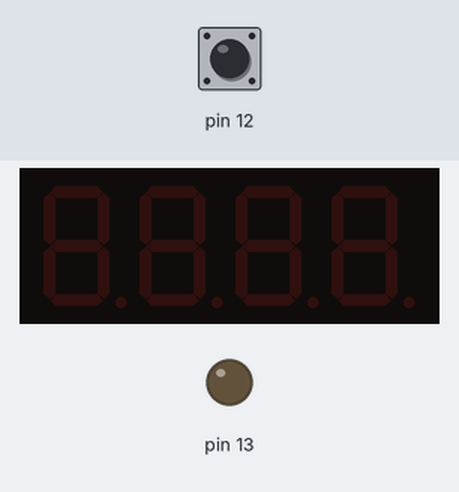
A sketch run on a simulated Arduino Uno, built with avr-gcc and run on an emulated ATmega328P. Shown: 4-digit seven-segment display, output pins drawn as LEDs (lit = HIGH). Wiring (inferred from the names in the program): 4-digit 7-segment display, segments lit when LOW: segments pin 2, pin 3, pin 4, pin 5, pin 6, pin 7, pin 8; digit selects A0, A1, A3, A4. The inputs (shaded band) are chosen by the test bench; at power-on: pin 12 LOW. The segment pins are drawn as the display they are named for; pins used as bus, display or sensor lines are not drawn; what the sketch prints to the serial monitor is not drawn.

Above: at 1.2 s.
1.3 s: pin 12 driven HIGH
At 1.9 s:
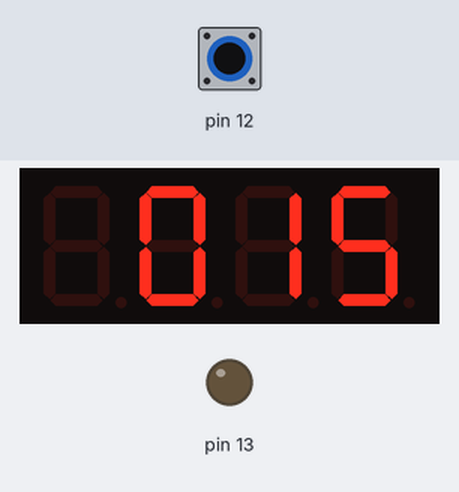
4.3 s: pin 12 driven LOW
At 5.7 s:
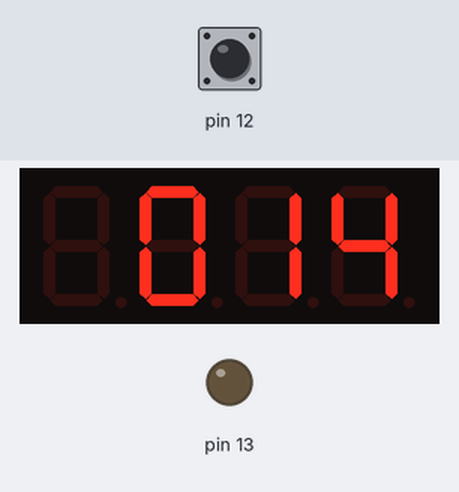
7.3 s: pin 12 driven HIGH
At 8.4 s:
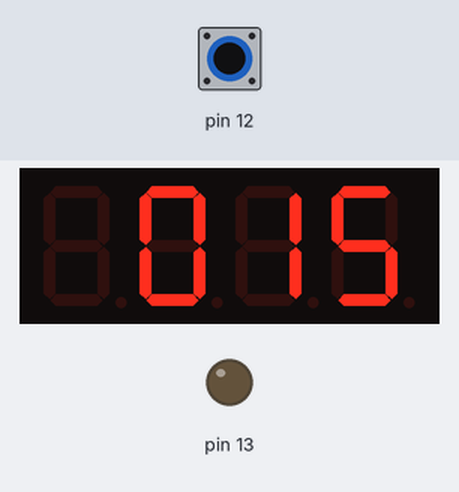
Timing chart, 0 to 8.0 s (numbered marks = the images above; inputs shaded):
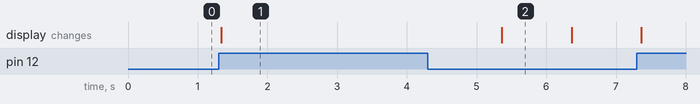

Measured:
- after the input at 1.3 s, the display: changes at once (image 1)
- after the input at 4.3 s, the display: changes after 1.1 s (image 2)
- what the display in image 2 shows lasts 1.0 s, from 5.4 s to 6.4 s

The sketch:

12__1.ino
```cpp
int melody[] = {392,392,440,440,392,392,330,392,392,330,330,294,392,392,440,440,392,392,330,392,330,294,330,262};
int segmentPin[] = {2,3,4,5,6,7,8};
int digitPin[4]= {A0, A1,A3,A4};

int digit[10][7]= {
  {0,0,0,0,0,0,1},
  {1,0,0,1,1,1,1},
  {0,0,1,0,0,1,0},
  {0,0,0,0,1,1,0},
  {1,0,0,1,1,0,0},
  {0,1,0,0,1,0,0},
  {0,1,0,0,0,0,0},
  {0,0,0,1,1,1,1},
  {0,0,0,0,0,0,0},
  {0,0,0,0,1,0,0}
  };

int timerOn = 0;
int readTime = 0;
int time_set = 15;
int time;
int minute = 0;
int second = 0;

int d1 = 0;
int d2 = 0;
int d3 = 0;
int d4 = 0;

extern volatile unsigned long timer0_millis;

int startTime = 0;

void setup()
{
  for(int i=0; i<7; i++) {
    pinMode(segmentPin[i], OUTPUT);
  }
  pinMode(digitPin[0], OUTPUT);
  pinMode(digitPin[1], OUTPUT);
  pinMode(digitPin[2], OUTPUT);
  pinMode(digitPin[3], OUTPUT);

  pinMode(13,OUTPUT);
  pinMode(12,INPUT);
  Serial.begin(9600);
}

void loop()
{
  if(digitalRead(12)==HIGH)
  {
    if(timerOn==0)
    {
      timerOn = 1;
      startTime = millis();
    }
    else
    {
      timerOn = 0;
    }
  }
  Serial.println(timerOn);

  if(timerOn == 1){
    readTime = (millis() - startTime) / 1000;
    time = time_set - (readTime);
    minute = time / 60;
    second = time % 60;

    d1 = minute % 10;
	  d2 = (minute / 10);
	  segOutput(1, d1);
    if(minute >= 10){
      segOutput(0, d2);
    }

    d3 = second % 10;
    d4 = (second / 10);
	  segOutput(3, d3);
    if(second >= 10){
      segOutput(2, d4);
    }

    if(time==0){
      timer0_millis=0;
      timerOn = 0;
      delay(100);
      segOutput(0, 8);
      segOutput(1, 8);
      segOutput(2, 8);
      segOutput(3, 8);
      MelodyOn(13);
      timer0_millis=0;
    }
  }
}

void segClear()
{
  for(int i=0; i<7; i++) {
    digitalWrite(segmentPin[i], HIGH);
  }
}

void segOutput(int d, int number)
{
  segClear();
  digitalWrite(digitPin[d], HIGH);
  for(int i=0; i<7; i++) {
    digitalWrite(segmentPin[i], digit[number][i]);
  }
  delayMicroseconds(1000);
  digitalWrite(digitPin[d], LOW);
}

void MelodyOn(int Pin_num)
{
  for(int i=0;i<24;i++){
    tone(Pin_num,melody[i],250);
    delay(400);
    noTone(Pin_num);
  }
}
```
